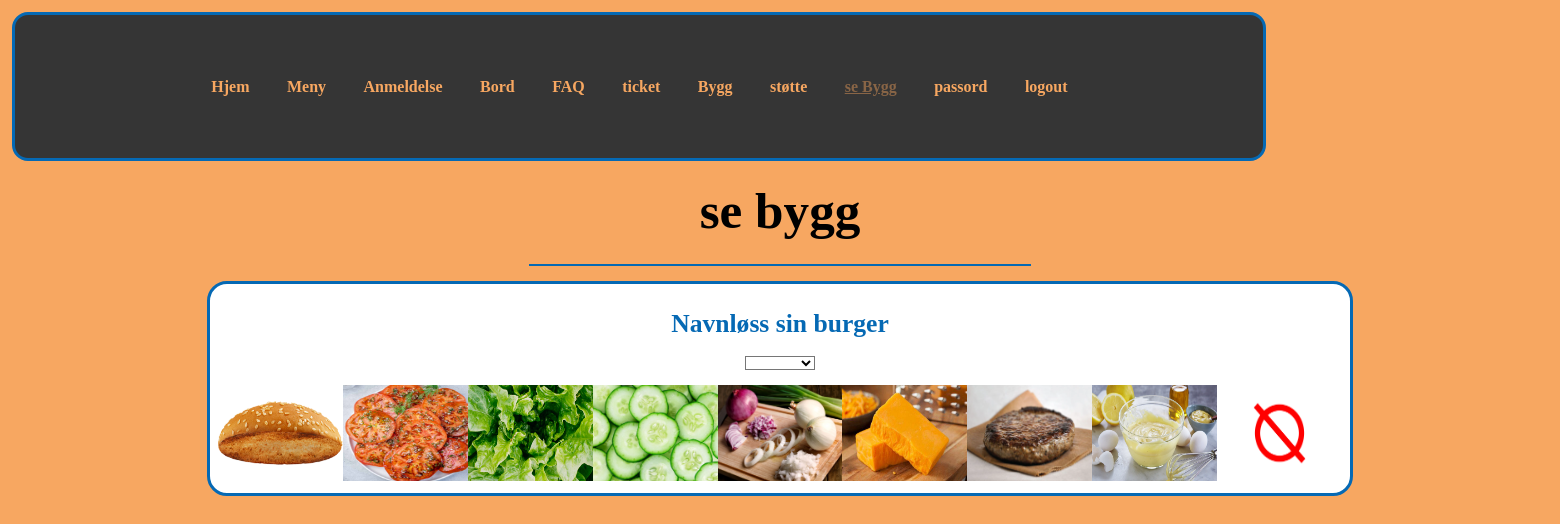
The page /php/showBB.PHP (signed in) on the database its author committed.
### tables this page shows
CREATE TABLE `borgar` (
  `id` int(11) NOT NULL,
  `brukernavn` varchar(40) NOT NULL,
  `tid` datetime NOT NULL,
  `drop0` varchar(40) NOT NULL,
  `drop1` varchar(40) NOT NULL,
  `drop2` varchar(40) NOT NULL,
  `drop3` varchar(40) NOT NULL,
  `drop4` varchar(40) NOT NULL,
  `drop5` varchar(40) NOT NULL,
  `drop6` varchar(40) NOT NULL,
  `drop7` varchar(40) NOT NULL,
  `drop8` varchar(40) NOT NULL,
  `status` varchar(20) NOT NULL
);

### php/showBB.PHP (the view, shortened to what this page needs)
<?php
include("koble.php");
?>
<!DOCTYPE html>
<html lang="en">
<head>
    <link rel="stylesheet" href="../style/style.css" media="screen and (min-device-width: 800px)">
    <link rel="stylesheet" href="../style/phonestyle.css" media="screen and (max-device-width: 800px)">
</head>
<body>
    <div class="meny">
        <a class="orange" href="../index.php">Hjem</a>
        <a class="orange" href="Meny.php">Meny</a>
        <a class="orange" href="Anmeldelse.php">Anmeldelse</a>
        <a class="orange" href="bord.php">Bord</a>
        <a class="orange" href="FAQ.php">FAQ</a>
        <a class="orange" href="tickting/ticket.php">ticket</a>
        <a class="orange" href="BB.php">Bygg</a>
        <?php if (isset($_SESSION['admin']) && $_SESSION['admin'] === 'Admin') { ?>
            <?php if (isset($_SESSION['admin']) && $_SESSION['admin'] === 'Admin') { ?>
                <a class="orange" href="tickting/brukerS.php">støtte</a>
            <?php }
        } ?>
        <a class="darkorange" href="showBB.PHP">se Bygg</a>
        <?php
        if ($_SESSION) {
            echo '<a class="orange" href="passord.php">passord</a>';
            echo '<a class="orange" href="../login/logout.php">logout</a>';
        } else {
            echo ' <a class="orange" href="../login/inLOG.php">login</a>';
        }
        ?>
    </div>
    <h1 class="overskrift">
        se bygg
    </h1>
    <div class="line"></div>
    <br>
    <?php
    if (isset($_SESSION['admin']) && $_SESSION['admin'] === 'Admin' || isset($_SESSION['admin']) && $_SESSION['admin'] === 'kokk') {
        $query = "SELECT * FROM borgar;";
        $result = mysqli_query($con, $query);
        echo '<form method="POST" id="myform">
        <div class="allborgershow">';
        while ($row = mysqli_fetch_assoc($result)) {
            echo '<div class="borgershow">';
            echo "<h1>" . $row["brukernavn"] . " sin burger  </h1>";
            echo "<select onchange='submitEL()' name='status-" . $row["id"] . "' id='status-" . $row["id"] . "' >
    <option value='" . $row["status"] . "'>" . $row["status"] . "</option>
    <option value='Bestillt'>Bestillt</option>
    <option value='Jobbes på'>Jobbes på</option>
    <option value='Ferdig'>Ferdig</option>
    </select><br>";
            echo '<div>';
            for ($i = 0; isset($row["drop" . strval($i)]); $i++) {
                if ($row["drop" . strval($i)] != "none") {
                    echo '<img src="../bilder/' . $row["drop" . strval($i)] . '" class="ingimg" >';
                } else {
                    echo '<img src="../bilder/none.png" class="ingimg" >';
                }
            }
            echo '</div> ';
            echo '</div>';
        }
        echo '</div></form>';
    } else {
        echo '<div class="cewnterimg"><img class="cewnterimgimg" src="../bilder/emp.webp" alt=""></div>';
    }
    ?>
</body>
</html>

### style/style.css (style rules this page uses)
body { background: #f7a761; color: rgb(0, 0, 0); margin: 0 auto; overflow-x: hidden; font-size: 16px; zoom: 80%; }
body { background: #f7a761; color: rgb(0, 0, 0); margin: 0px auto; overflow-x: hidden; }
.meny { display: flex; justify-content: center; margin: 1vw; gap: 4vw; font-size: 27px; background-color: rgb(53, 53, 53); padding: 2vw; font-weight: bolder; border: solid #0569B4 4px; border-radius: 20px; }
.overskrift { text-align: center; scale: 2; padding: 3vh; }
.orange { color: #f7a761; transition: 0.5s; }
.line { width: 40vw; border: solid 2px #0569B4; margin-left: auto; margin-right: auto; }
.darkorange { color: #4f84ae; text-decoration: underline; }
a { text-decoration: none; }
.ingimg { width: 10vw; height: 15vh; }
.allborgershow { display: flex; flex-wrap: wrap; gap: 20px; justify-content: center; }
.borgershow { display: flex; flex-direction: column; justify-content: center; align-items: center; background-color: white; border: #0569B4 4px solid; color: #0569B4; padding: 10px; border-radius: 25px; }

### style/phonestyle.css (style rules this page uses)
body { background: #f7a761; color: rgb(0, 0, 0); margin: 0 auto; overflow-x: hidden; font-size: 16px; }
.meny { width: 90vw; display: flex; flex-direction: row; gap: 3vw; font-size: 20px; background-color: rgb(53, 53, 53); padding: 5vw; z-index: 10; align-content: center; justify-content: center; }
.overskrift { text-align: center; }
.orange { color: #f7a761; }
.darkorange { color: #896546; text-decoration: underline; }
a { text-decoration: none; }

### rows shown on the page
borgar: brukernavn "Navnløss", drop0 (picture), drop1 (picture), drop2 (picture), drop3 (picture), drop4 (picture), drop5 (picture), drop6 (picture), drop7 (picture), drop8 "none" (drawn)
